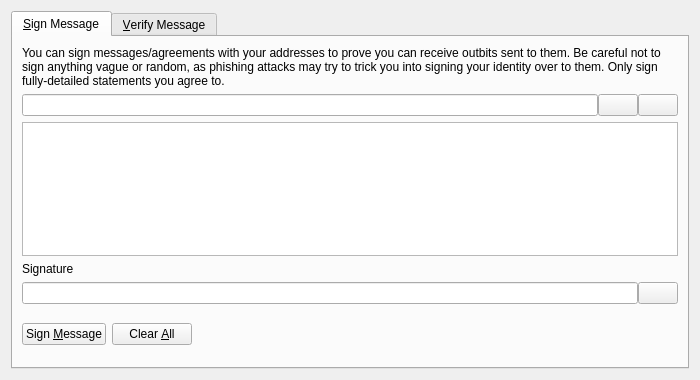
<?xml version="1.0" encoding="UTF-8"?>
<ui version="4.0">
 <class>SignVerifyMessageDialog</class>
 <widget class="QDialog" name="SignVerifyMessageDialog">
  <property name="geometry">
   <rect>
    <x>0</x>
    <y>0</y>
    <width>700</width>
    <height>380</height>
   </rect>
  </property>
  <property name="windowTitle">
   <string>Signatures - Sign / Verify a Message</string>
  </property>
  <property name="modal">
   <bool>true</bool>
  </property>
  <layout class="QVBoxLayout" name="verticalLayout">
   <item>
    <widget class="QTabWidget" name="tabWidget">
     <property name="currentIndex">
      <number>0</number>
     </property>
     <widget class="QWidget" name="tabSignMessage">
      <attribute name="title">
       <string>&amp;Sign Message</string>
      </attribute>
      <layout class="QVBoxLayout" name="verticalLayout_SM">
       <item>
        <widget class="QLabel" name="infoLabel_SM">
         <property name="text">
          <string>You can sign messages/agreements with your addresses to prove you can receive outbits sent to them. Be careful not to sign anything vague or random, as phishing attacks may try to trick you into signing your identity over to them. Only sign fully-detailed statements you agree to.</string>
         </property>
         <property name="textFormat">
          <enum>Qt::PlainText</enum>
         </property>
         <property name="wordWrap">
          <bool>true</bool>
         </property>
        </widget>
       </item>
       <item>
        <layout class="QHBoxLayout" name="horizontalLayout_1_SM">
         <property name="spacing">
          <number>0</number>
         </property>
         <item>
          <widget class="QValidatedLineEdit" name="addressIn_SM">
           <property name="toolTip">
            <string>The Outbit address to sign the message with</string>
           </property>
          </widget>
         </item>
         <item>
          <widget class="QPushButton" name="addressBookButton_SM">
           <property name="toolTip">
            <string>Choose previously used address</string>
           </property>
           <property name="text">
            <string/>
           </property>
           <property name="icon">
            <iconset resource="../outbit.qrc">
             <normaloff>:/icons/address-book</normaloff>:/icons/address-book</iconset>
           </property>
           <property name="shortcut">
            <string>Alt+A</string>
           </property>
           <property name="autoDefault">
            <bool>false</bool>
           </property>
          </widget>
         </item>
         <item>
          <widget class="QPushButton" name="pasteButton_SM">
           <property name="toolTip">
            <string>Paste address from clipboard</string>
           </property>
           <property name="text">
            <string/>
           </property>
           <property name="icon">
            <iconset resource="../outbit.qrc">
             <normaloff>:/icons/editpaste</normaloff>:/icons/editpaste</iconset>
           </property>
           <property name="shortcut">
            <string>Alt+P</string>
           </property>
           <property name="autoDefault">
            <bool>false</bool>
           </property>
          </widget>
         </item>
        </layout>
       </item>
       <item>
        <widget class="QPlainTextEdit" name="messageIn_SM">
         <property name="toolTip">
          <string>Enter the message you want to sign here</string>
         </property>
        </widget>
       </item>
       <item>
        <widget class="QLabel" name="signatureLabel_SM">
         <property name="text">
          <string>Signature</string>
         </property>
         <property name="textFormat">
          <enum>Qt::PlainText</enum>
         </property>
        </widget>
       </item>
       <item>
        <layout class="QHBoxLayout" name="horizontalLayout_2_SM">
         <property name="spacing">
          <number>0</number>
         </property>
         <item>
          <widget class="QLineEdit" name="signatureOut_SM">
           <property name="font">
            <font>
             <italic>true</italic>
            </font>
           </property>
           <property name="readOnly">
            <bool>true</bool>
           </property>
          </widget>
         </item>
         <item>
          <widget class="QPushButton" name="copySignatureButton_SM">
           <property name="toolTip">
            <string>Copy the current signature to the system clipboard</string>
           </property>
           <property name="text">
            <string/>
           </property>
           <property name="icon">
            <iconset resource="../outbit.qrc">
             <normaloff>:/icons/editcopy</normaloff>:/icons/editcopy</iconset>
           </property>
           <property name="autoDefault">
            <bool>false</bool>
           </property>
          </widget>
         </item>
        </layout>
       </item>
       <item>
        <layout class="QHBoxLayout" name="horizontalLayout_3_SM">
         <item>
          <widget class="QPushButton" name="signMessageButton_SM">
           <property name="toolTip">
            <string>Sign the message to prove you own this Outbit address</string>
           </property>
           <property name="text">
            <string>Sign &amp;Message</string>
           </property>
           <property name="icon">
            <iconset resource="../outbit.qrc">
             <normaloff>:/icons/edit</normaloff>:/icons/edit</iconset>
           </property>
           <property name="autoDefault">
            <bool>false</bool>
           </property>
          </widget>
         </item>
         <item>
          <widget class="QPushButton" name="clearButton_SM">
           <property name="toolTip">
            <string>Reset all sign message fields</string>
           </property>
           <property name="text">
            <string>Clear &amp;All</string>
           </property>
           <property name="icon">
            <iconset resource="../outbit.qrc">
             <normaloff>:/icons/remove</normaloff>:/icons/remove</iconset>
           </property>
           <property name="autoDefault">
            <bool>false</bool>
           </property>
          </widget>
         </item>
         <item>
          <spacer name="horizontalSpacer_1_SM">
           <property name="orientation">
            <enum>Qt::Horizontal</enum>
           </property>
           <property name="sizeHint" stdset="0">
            <size>
             <width>40</width>
             <height>48</height>
            </size>
           </property>
          </spacer>
         </item>
         <item>
          <widget class="QLabel" name="statusLabel_SM">
           <property name="font">
            <font>
             <weight>75</weight>
             <bold>true</bold>
            </font>
           </property>
           <property name="text">
            <string/>
           </property>
           <property name="wordWrap">
            <bool>true</bool>
           </property>
          </widget>
         </item>
         <item>
          <spacer name="horizontalSpacer_2_SM">
           <property name="orientation">
            <enum>Qt::Horizontal</enum>
           </property>
           <property name="sizeHint" stdset="0">
            <size>
             <width>40</width>
             <height>48</height>
            </size>
           </property>
          </spacer>
         </item>
        </layout>
       </item>
      </layout>
     </widget>
     <widget class="QWidget" name="tabVerifyMessage">
      <attribute name="title">
       <string>&amp;Verify Message</string>
      </attribute>
      <layout class="QVBoxLayout" name="verticalLayout_VM">
       <item>
        <widget class="QLabel" name="infoLabel_VM">
         <property name="text">
          <string>Enter the receiver's address, message (ensure you copy line breaks, spaces, tabs, etc. exactly) and signature below to verify the message. Be careful not to read more into the signature than what is in the signed message itself, to avoid being tricked by a man-in-the-middle attack. Note that this only proves the signing party receives with the address, it cannot prove sendership of any transaction!</string>
         </property>
         <property name="textFormat">
          <enum>Qt::PlainText</enum>
         </property>
         <property name="alignment">
          <set>Qt::AlignLeading|Qt::AlignLeft|Qt::AlignTop</set>
         </property>
         <property name="wordWrap">
          <bool>true</bool>
         </property>
        </widget>
       </item>
       <item>
        <layout class="QHBoxLayout" name="horizontalLayout_1_VM">
         <property name="spacing">
          <number>0</number>
         </property>
         <item>
          <widget class="QValidatedLineEdit" name="addressIn_VM">
           <property name="toolTip">
            <string>The Outbit address the message was signed with</string>
           </property>
          </widget>
         </item>
         <item>
          <widget class="QPushButton" name="addressBookButton_VM">
           <property name="toolTip">
            <string>Choose previously used address</string>
           </property>
           <property name="text">
            <string/>
           </property>
           <property name="icon">
            <iconset resource="../outbit.qrc">
             <normaloff>:/icons/address-book</normaloff>:/icons/address-book</iconset>
           </property>
           <property name="shortcut">
            <string>Alt+A</string>
           </property>
           <property name="autoDefault">
            <bool>false</bool>
           </property>
          </widget>
         </item>
        </layout>
       </item>
       <item>
        <widget class="QPlainTextEdit" name="messageIn_VM"/>
       </item>
       <item>
        <widget class="QValidatedLineEdit" name="signatureIn_VM"/>
       </item>
       <item>
        <layout class="QHBoxLayout" name="horizontalLayout_2_VM">
         <item>
          <widget class="QPushButton" name="verifyMessageButton_VM">
           <property name="toolTip">
            <string>Verify the message to ensure it was signed with the specified Outbit address</string>
           </property>
           <property name="text">
            <string>Verify &amp;Message</string>
           </property>
           <property name="icon">
            <iconset resource="../outbit.qrc">
             <normaloff>:/icons/transaction_0</normaloff>:/icons/transaction_0</iconset>
           </property>
           <property name="autoDefault">
            <bool>false</bool>
           </property>
          </widget>
         </item>
         <item>
          <widget class="QPushButton" name="clearButton_VM">
           <property name="toolTip">
            <string>Reset all verify message fields</string>
           </property>
           <property name="text">
            <string>Clear &amp;All</string>
           </property>
           <property name="icon">
            <iconset resource="../outbit.qrc">
             <normaloff>:/icons/remove</normaloff>:/icons/remove</iconset>
           </property>
           <property name="autoDefault">
            <bool>false</bool>
           </property>
          </widget>
         </item>
         <item>
          <spacer name="horizontalSpacer_1_VM">
           <property name="orientation">
            <enum>Qt::Horizontal</enum>
           </property>
           <property name="sizeHint" stdset="0">
            <size>
             <width>40</width>
             <height>48</height>
            </size>
           </property>
          </spacer>
         </item>
         <item>
          <widget class="QLabel" name="statusLabel_VM">
           <property name="font">
            <font>
             <weight>75</weight>
             <bold>true</bold>
            </font>
           </property>
           <property name="text">
            <string/>
           </property>
           <property name="wordWrap">
            <bool>true</bool>
           </property>
          </widget>
         </item>
         <item>
          <spacer name="horizontalSpacer_2_VM">
           <property name="orientation">
            <enum>Qt::Horizontal</enum>
           </property>
           <property name="sizeHint" stdset="0">
            <size>
             <width>40</width>
             <height>48</height>
            </size>
           </property>
          </spacer>
         </item>
        </layout>
       </item>
      </layout>
     </widget>
    </widget>
   </item>
  </layout>
 </widget>
 <customwidgets>
  <customwidget>
   <class>QValidatedLineEdit</class>
   <extends>QLineEdit</extends>
   <header>qvalidatedlineedit.h</header>
  </customwidget>
 </customwidgets>
 <resources>
  <include location="../outbit.qrc"/>
 </resources>
 <connections/>
</ui>
